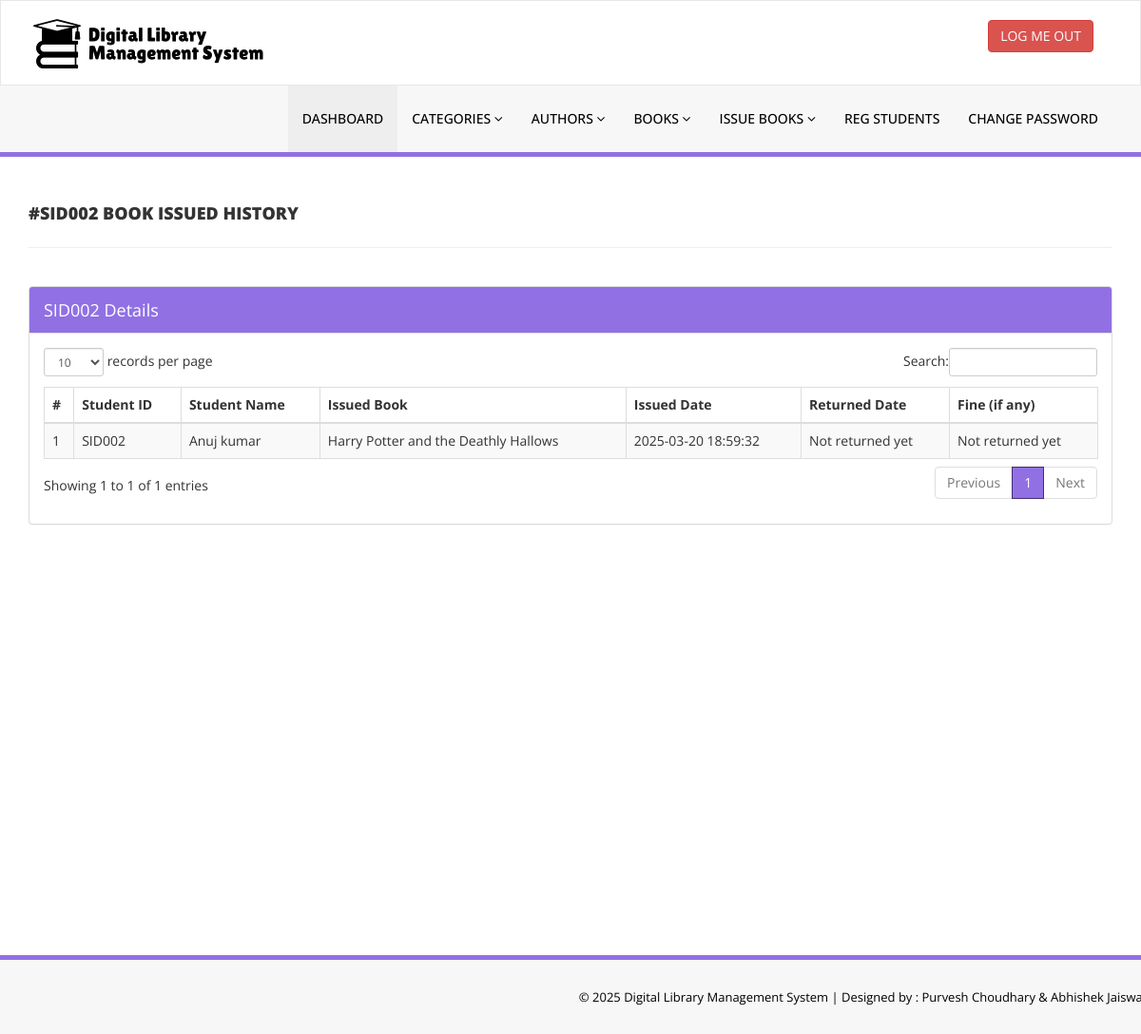
The app's page /admin/student-history.php?stdid=SID002 (signed in) with its own data.
### tables this page shows
CREATE TABLE `tblissuedbookdetails` (
  `id` int(11) NOT NULL,
  `BookId` int(11) DEFAULT NULL,
  `StudentID` varchar(150) DEFAULT NULL,
  `IssuesDate` timestamp NULL DEFAULT current_timestamp(),
  `ReturnDate` timestamp NULL DEFAULT NULL ON UPDATE current_timestamp(),
  `ReturnStatus` int(1) DEFAULT NULL,
  `fine` int(11) DEFAULT NULL
);

CREATE TABLE `tblstudents` (
  `id` int(11) NOT NULL,
  `StudentId` varchar(100) DEFAULT NULL,
  `FullName` varchar(120) DEFAULT NULL,
  `EmailId` varchar(120) DEFAULT NULL,
  `ProfilePic` varchar(255) DEFAULT NULL,
  `MobileNumber` char(13) DEFAULT NULL,
  `Password` varchar(120) DEFAULT NULL,
  `Status` int(1) DEFAULT NULL,
  `RegDate` timestamp NULL DEFAULT current_timestamp(),
  `UpdationDate` timestamp NULL DEFAULT NULL ON UPDATE current_timestamp()
);

CREATE TABLE `tblbooks` (
  `id` int(11) NOT NULL,
  `BookName` varchar(255) DEFAULT NULL,
  `CatId` int(11) DEFAULT NULL,
  `AuthorId` int(11) DEFAULT NULL,
  `ISBNNumber` varchar(25) DEFAULT NULL,
  `BookPrice` decimal(10,2) DEFAULT NULL,
  `BookQuantity` int(11) NOT NULL DEFAULT 1,
  `BookAvailQuantity` int(11) NOT NULL DEFAULT 1,
  `bookImage` varchar(250) NOT NULL,
  `isIssued` int(1) DEFAULT NULL,
  `RegDate` timestamp NULL DEFAULT current_timestamp(),
  `UpdationDate` timestamp NULL DEFAULT NULL ON UPDATE current_timestamp()
);

### admin/student-history.php (the view, shortened to what this page needs)
<?php
include('includes/config.php');
if(strlen($_SESSION['alogin'])==0)
    {
header('location:index.php');
}
else{
    ?>
<!DOCTYPE html>
<html xmlns="http://www.w3.org/1999/xhtml">
<head>
    <link href="assets/css/bootstrap.css" rel="stylesheet" />
    <link href="assets/css/font-awesome.css" rel="stylesheet" />
    <link href="assets/js/dataTables/dataTables.bootstrap.css" rel="stylesheet" />
    <link href="assets/css/style.css" rel="stylesheet" />
</head>
<body>
<?php include('includes/header.php');?>
    <div class="content-wrapper">
         <div class="container">
        <div class="row pad-botm">
            <div class="col-md-12">
                <?php $sid=$_GET['stdid']; ?>
                <h4 class="header-line">#<?php echo $sid;?> Book Issued History</h4>
    </div>
        </div>
            <div class="row">
                <div class="col-md-12">
                    <div class="panel panel-default">
                        <div class="panel-heading">
<?php echo $sid;?> Details
                        </div>
                        <div class="panel-body">
                            <div class="table-responsive">
                                <table class="table table-striped table-bordered table-hover" id="dataTables-example">
                                    <thead>
                                        <tr>
                                            <th>#</th>
                                            <th>Student ID</th>
                                            <th>Student Name</th>
                                            <th>Issued Book  </th>
                                            <th>Issued Date</th>
                                            <th>Returned Date</th>
                                            <th>Fine (if any)</th>
                                        </tr>
                                    </thead>
                                    <tbody>
<?php
$sql = "SELECT tblstudents.StudentId ,tblstudents.FullName,tblstudents.EmailId,tblstudents.MobileNumber,tblbooks.BookName,tblbooks.ISBNNumber,tblissuedbookdetails.IssuesDate,tblissuedbookdetails.ReturnDate,tblissuedbookdetails.id as rid,tblissuedbookdetails.fine,tblissuedbookdetails.ReturnStatus,tblbooks.id as bid,tblbooks.bookImage from  tblissuedbookdetails join tblstudents on tblstudents.StudentId=tblissuedbookdetails.StudentId join tblbooks on tblbooks.id=tblissuedbookdetails.BookId where tblstudents.StudentId='$sid' ";
$query = $dbh -> prepare($sql);
$query->execute();
$results=$query->fetchAll(PDO::FETCH_OBJ);
$cnt=1;
if($query->rowCount() > 0)
{
foreach($results as $result)
{               ?>
                                        <tr class="odd gradeX">
                                            <td class="center"><?php echo htmlentities($cnt);?></td>
                                            <td class="center"><?php echo htmlentities($result->StudentId);?></td>
                                            <td class="center"><?php echo htmlentities($result->FullName);?></td>
                                            <td class="center"><?php echo htmlentities($result->BookName);?></td>
                                            <td class="center"><?php echo htmlentities($result->IssuesDate);?></td>
                                            <td class="center"><?php if($result->ReturnDate==''): echo "Not returned yet";
                                            else: echo htmlentities($result->ReturnDate); endif;?></td>
                                             <td class="center"><?php if($result->ReturnDate==''): echo "Not returned yet";
                                              else: echo $result->fine; endif;
                                             ?></td>
                                        </tr>
 <?php $cnt=$cnt+1;}} ?>
                                    </tbody>
                                </table>
                            </div>
                        </div>
                    </div>
                </div>
            </div>
    </div>
    </div>
  <?php include('includes/footer.php');?>
</body>
</html>
<?php } ?>

### admin/assets/css/style.css (style rules this page uses)
.content-wrapper { margin-top: 40px; min-height:800px; padding-bottom:90px; }
.header-line { font-weight:900; padding-bottom:25px; border-bottom:1px solid #eeeeee; text-transform:uppercase; }
.pad-botm { padding-bottom:30px; }

### records on screen
tblissuedbookdetails: tblstudents.StudentId "SID002", tblstudents.FullName "Anuj kumar", BookId.BookName "Harry Potter and the Deathly Hallows", IssuesDate "2025-03-20 18:59:32", shows "Not returned yet"

### other values on screen
$sid "SID002"
